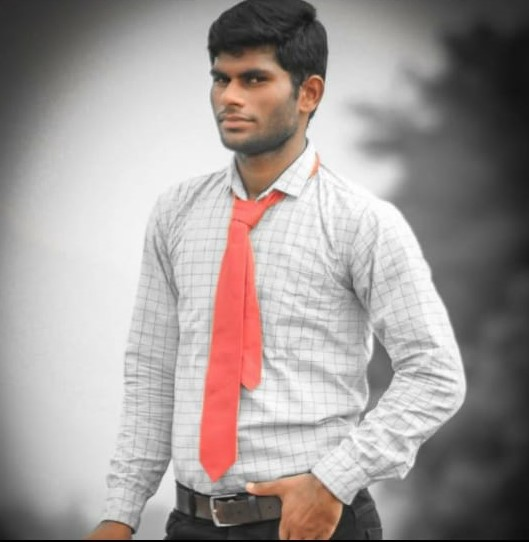
#> input picture assets/RE.jpeg, 529 x 542 px
$ python introduction_images.py
#> lines starting #> are read from the running program, lines starting #| are printed output that depends on the picture
import cv2

## load an image from
img =  cv2.imread("assets/RE.jpeg",0)##put mode of image(-1 for transperency, 0 for grey scale mode, 1 fpr including alpha )
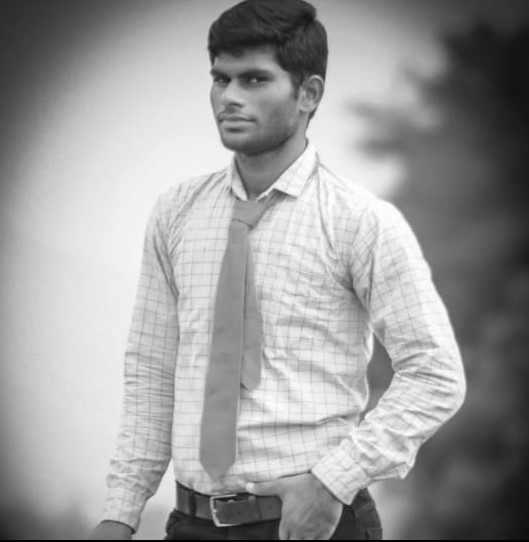
#> img: shape (542, 529); min 0, max 255, mean 156.3
## in bgr you get colorfull image


#### resize and rotate this image
#img= cv2.resize(img,(1300,1600))
img= cv2.resize(img,(0,0), fx=2, fy= 2)
#> img: shape (1084, 1058)


###
##rotate this image
#    img =  cv2.rotate(img, cv2.cv2.ROTATE_90_CLOCKWISE)
##
cv2.imwrite("new.jpeg", img)


# put mode of image(-1 for transperency, 0 for grey scale mode, 1 fpr including alpha )
## in bgr you get colorfull image

cv2.imshow("Roy",img)
cv2.waitKey(0) # wait for 5 seccond

cv2.destroyAllWindows()
